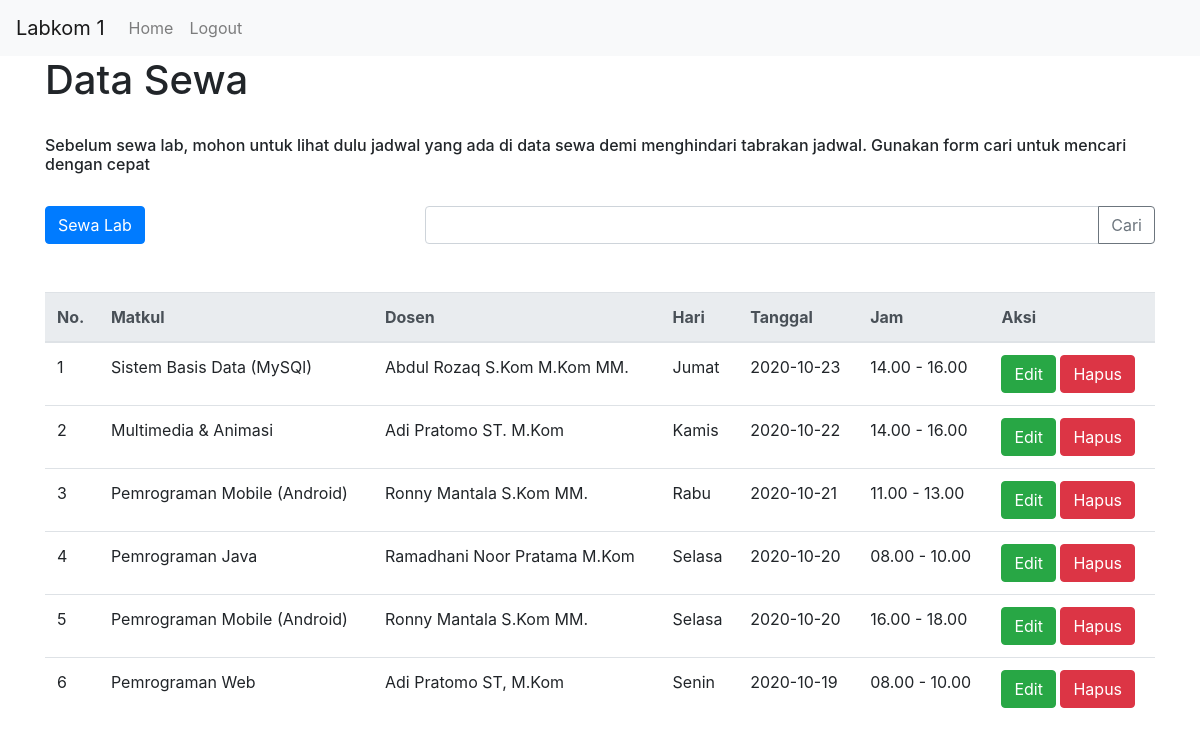
/index.php (signed in), run on the app's committed database.
### tables this page shows
CREATE TABLE `sewa` (
  `id` int(11) NOT NULL,
  `matkul` varchar(250) NOT NULL,
  `dosen` varchar(250) NOT NULL,
  `hari` varchar(250) NOT NULL,
  `tanggal` date NOT NULL,
  `jam` varchar(250) NOT NULL
);

### conf/admin/home.php (the view)
<h1>Data Sewa</h1><br>
<h6>Sebelum sewa lab, mohon untuk lihat dulu jadwal yang ada di data sewa demi menghindari tabrakan jadwal. Gunakan form cari untuk mencari dengan cepat</h6><br>
<div class="row">
    <div class="col-lg-4 col-md-4 col-sm-4 col-xs-4">
        <a href="index.php?page=tambah" class="btn btn-primary">Sewa Lab</a>
    </div>
    <div class="col-lg-8 col-md-4 col-sm-4 col-xs-4">
        <form action="index.php" method="get">
          <div class="input-group mb-5">
              <input type="text" class="form-control" name="cari">
              <div class="input-group-append">
                  <button class="btn btn-outline-secondary" type="submit">Cari</button>
              </div>
          </div>
        </form>
    </div>
</div>
<table class="table">
  <thead class="thead-light">
    <tr>
      <th scope="col">No.</th>
      <th scope="col">Matkul</th>
      <th scope="col">Dosen</th>
      <th scope="col">Hari</th>
      <th scope="col">Tanggal</th>
      <th scope="col">Jam</th>
      <th scope="col">Aksi</th>
    </tr>
  </thead>
  <tbody>
    <?php
        require_once 'koneksi.php';
        if (isset($_GET['cari'])) {
            $cari = $_GET['cari'];
            $data = mysqli_query($koneksi, "select * from sewa where hari like '%".$cari."%'");
        } else {
            $data = mysqli_query($koneksi, "select * from sewa order by tanggal desc");
        }
        $i = 1;
        while($d = mysqli_fetch_array($data)) {
    ?>
    <tr>
      <td><?= $i++; ?></td>
      <td><?= $d['matkul']; ?></td>
      <td><?= $d['dosen']; ?></td>
      <td><?= $d['hari']; ?></td>
      <td><?= $d['tanggal']; ?></td>
      <td><?= $d['jam']; ?></td>
      <td>
          <a href="index.php?page=edit&id=<?= $d['id']; ?>" class="btn btn-success">Edit</a>
          <?php if ($_SESSION['user'] == "admin") { ?>
            <a href="index.php?page=hapus&id=<?= $d['id']; ?>" class="btn btn-danger">Hapus</a>
          <?php } ?>
      </td>
    </tr>
    <?php } ?>
  </tbody>
</table>

### index.php (shortened to what this page needs)
<?php
    if(isset($_SESSION['user'])== "") {
        echo '<script>
                 alert("Mohon login dulu...");
                 window.location.href = "conf/login.php";
              </script>';
    } else {
?>
<!doctype html>
<html lang="en">
  <head>
    <link rel="stylesheet" href="https://cdn.jsdelivr.net/npm/bootstrap@4.5.3/dist/css/bootstrap.min.css">
  </head>
  <body>
    <nav class="navbar navbar-expand-lg navbar-light bg-light">
        <a class="navbar-brand" href="#">Labkom 1</a>
                <div class="collapse navbar-collapse" id="navbarNav">
                    <ul class="navbar-nav">
                    <li class="nav-item">
                        <a class="nav-link" href="index.php">Home</a>
                    </li>
                    <li class="nav-item">
                        <a class="nav-link" href="conf/logout.php">Logout</a>
                    </li>
                    </ul>
                </div>
    </nav>
    <div class="container">
        <div class="row">
            <div class="col-lg-12 col-md-12 col-sm-12 col-xs-12">
                <?php include "conf/page.php"; ?>
            </div>
        </div>
    </div>
  </body>
</html>
<?php } ?>

### conf/page.php
<?php
if (isset($_GET['page'])) {
    $page = $_GET['page'];
    switch ($page) {
        case 'tambah':
            include 'admin/tambah.php';
            break;
        case 'proses_tambah':
            include 'admin/proses_tambah.php';
            break;
        case 'edit':
            include 'admin/edit.php';
            break;
        case 'proses_edit':
            include 'admin/proses_edit.php';
            break;
        case 'hapus':
            include 'admin/hapus.php';
            break;
    }
} else {
    include "admin/home.php";
}
?>

### data on the page
sewa: matkul "Sistem Basis Data (MySQl)", dosen "Abdul Rozaq S.Kom M.Kom MM.", hari "Jumat", tanggal "2020-10-23", jam "14.00 - 16.00"
sewa: matkul "Multimedia & Animasi", dosen "Adi Pratomo ST. M.Kom", hari "Kamis", tanggal "2020-10-22", jam "14.00 - 16.00"
sewa: matkul "Pemrograman Mobile (Android)", dosen "Ronny Mantala S.Kom MM.", hari "Rabu", tanggal "2020-10-21", jam "11.00 - 13.00"
sewa: matkul "Pemrograman Java", dosen "Ramadhani Noor Pratama M.Kom", hari "Selasa", tanggal "2020-10-20", jam "08.00 - 10.00"
sewa: matkul "Pemrograman Mobile (Android)", dosen "Ronny Mantala S.Kom MM.", hari "Selasa", tanggal "2020-10-20", jam "16.00 - 18.00"
sewa: matkul "Pemrograman Web", dosen "Adi Pratomo ST, M.Kom", hari "Senin", tanggal "2020-10-19", jam "08.00 - 10.00"
